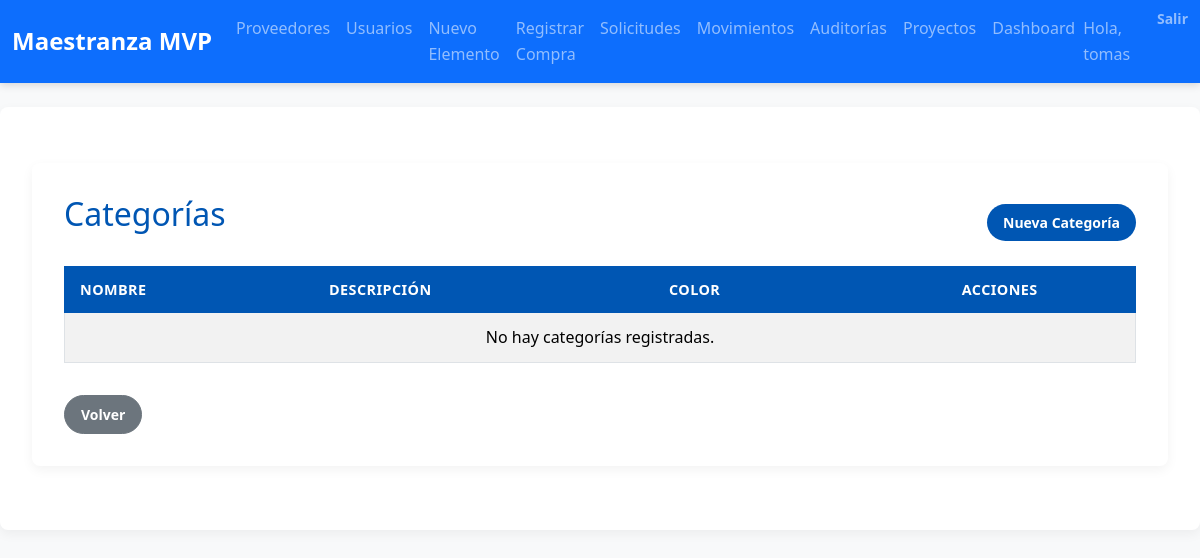
The app's page /categorias/ (signed in), older data.
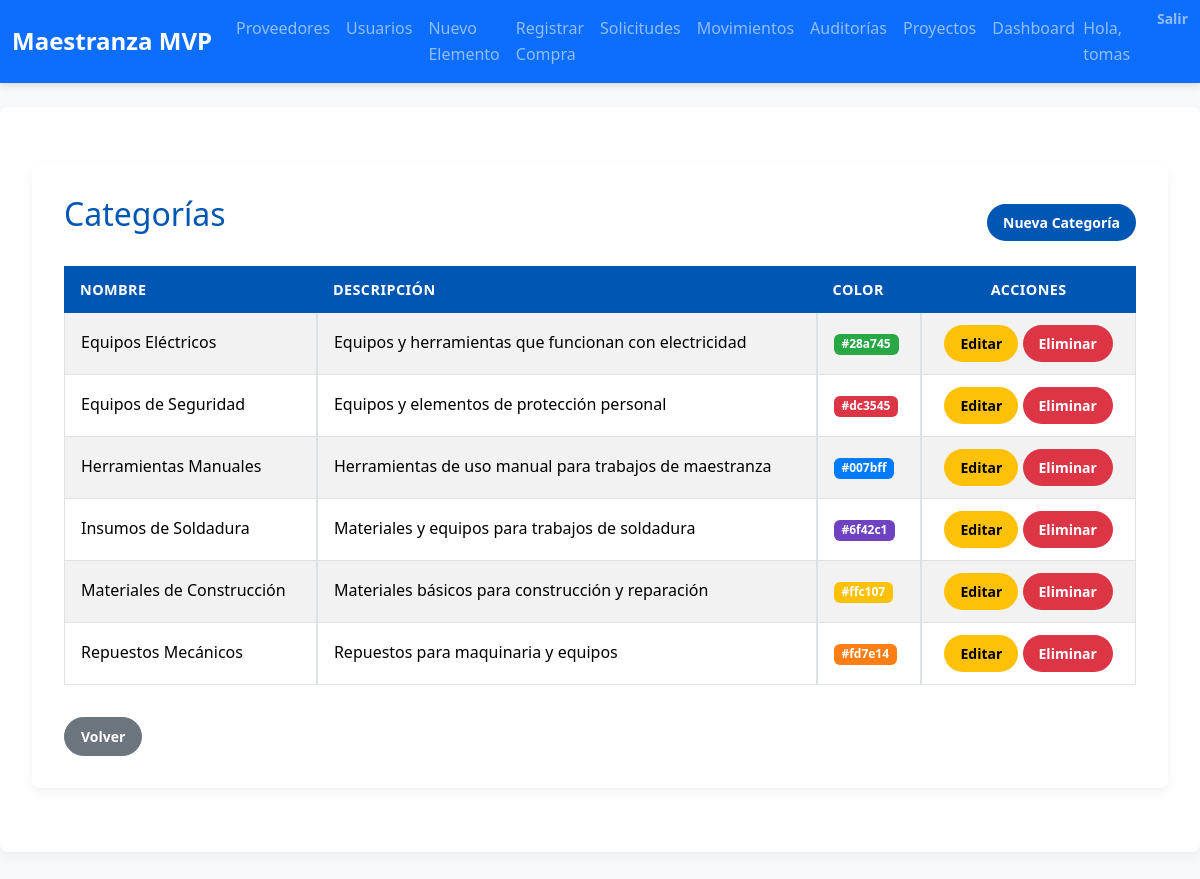
The same page, newer data.
### inventario/models.py (models this page shows, shortened)
class Categoria(models.Model):
    nombre = models.CharField(max_length=50, unique=True)
    descripcion = models.TextField(blank=True)
    color = models.CharField(max_length=7, default='#007bff', help_text='Color en formato hexadecimal')
    class Meta:
        verbose_name_plural = "Categorías"
        ordering = ['nombre']

### inventario/decorators.py (the view)
        def wrapper(request, *args, **kwargs):
            user = request.user
            if user.is_authenticated and (
                user.is_superuser or
                user.groups.filter(name=role_name).exists()
            ):
                return view_func(request, *args, **kwargs)
            messages.error(request,
                "🚫 No tienes permiso para acceder a esta funcionalidad."
            )
            return redirect('inventario:index')

### inventario/context_processors.py (called while the page is built)
def role_flags(request):
    user = request.user
    return {
        'is_admin':    user.is_authenticated and user.is_superuser,
        'is_gestor':   user.is_authenticated and user.groups.filter(name='Gestor de Inventario').exists(),
        'is_comprador':user.is_authenticated and user.groups.filter(name='Comprador').exists(),
        'is_logistica':user.is_authenticated and user.groups.filter(name='Logística').exists(),
        'is_auditor':  user.is_authenticated and user.groups.filter(name='Auditor').exists(),
        'is_produccion':user.is_authenticated and user.groups.filter(name='Jefe de Producción').exists(),
        'is_gerente_proyecto':user.is_authenticated and user.groups.filter(name='Gerente de Proyectos').exists(),
        'is_usuario_final':user.is_authenticated and user.groups.filter(name='Usuario Final').exists(),
    }

### inventario/views.py (called while the page is built)
@login_required
@role_required('Gestor de Inventario')
def categoria_list(request):
    categorias = Categoria.objects.all()
    return render(request, 'inventario/categoria_list.html', {'categorias': categorias})

### inventario/templates/inventario/categoria_list.html
{% extends 'inventario/base.html' %}
{% block content %}
<div class="container mt-4">
  <div class="d-flex justify-content-between align-items-center mb-3">
    <h2>Categorías</h2>
    <a href="{% url 'inventario:categoria_create' %}" class="btn btn-primary">Nueva Categoría</a>
  </div>
  <table class="table table-bordered table-striped">
    <thead>
      <tr>
        <th>Nombre</th>
        <th>Descripción</th>
        <th>Color</th>
        <th class="text-center">Acciones</th>
      </tr>
    </thead>
    <tbody>
      {% for cat in categorias %}
        <tr>
          <td>{{ cat.nombre }}</td>
          <td>{{ cat.descripcion }}</td>
          <td><span class="badge" style="background:{{ cat.color }};color:#fff;">{{ cat.color }}</span></td>
          <td class="text-center">
            <a href="{% url 'inventario:categoria_update' cat.id %}" class="btn btn-sm btn-warning">Editar</a>
            <a href="{% url 'inventario:categoria_delete' cat.id %}" class="btn btn-sm btn-danger">Eliminar</a>
          </td>
        </tr>
      {% empty %}
        <tr><td colspan="4" class="text-center">No hay categorías registradas.</td></tr>
      {% endfor %}
    </tbody>
  </table>
  <a href="{% url 'inventario:index' %}" class="btn btn-secondary mt-3">Volver</a>
</div>
{% endblock %}

Row changes from the older to the newer data that the page shows:
added Categoria: nombre "Equipos Eléctricos", descripcion "Equipos y herramientas que funcionan con electricidad", color "#28a745"
added Categoria: nombre "Equipos de Seguridad", descripcion "Equipos y elementos de protección personal", color "#dc3545"
added Categoria: nombre "Herramientas Manuales", descripcion "Herramientas de uso manual para trabajos de maestranza", color "#007bff"
added Categoria: nombre "Insumos de Soldadura", descripcion "Materiales y equipos para trabajos de soldadura", color "#6f42c1"
added Categoria: nombre "Materiales de Construcción", descripcion "Materiales básicos para construcción y reparación", color "#ffc107"
added Categoria: nombre "Repuestos Mecánicos", descripcion "Repuestos para maquinaria y equipos", color "#fd7e14"
Text that changed along with them:
text no longer shown: "No hay categorías registradas."
